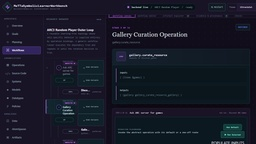
#> input picture artifacts/arc3_outer_loop_gallery_resource.jpg, 256 x 144 px, shrunk from 1280 x 720 before the run
$ python pixels_to_regions.py ../../../../artifacts/arc3_outer_loop_gallery_resource.jpg
#> lines starting #> are read from the running program, lines starting #| are printed output that depends on the picture; after the words box and inside, x2 and y2 are one past the last pixel; in counts of white or black regions, pixels touching at a corner belong together
"""pixels_to_regions.py — bbox-FREE perception for any image (ARC, cartoon, CGI).

No bounding boxes anywhere. We quantize colors, label every connected region,
then derive PURELY TOPOLOGICAL facts from the pixels:

  region(Id, Color, Area, centroid(CX,CY)).
  adjacent(A, B).        % some pixel of A is 4-adjacent to some pixel of B
  encloses(Outer, Inner).% Inner's only neighbour is Outer and it never touches
                         % the image edge -> Outer completely surrounds Inner
  border(Id).            % region has a pixel on the image edge
  img_size(W, H).

Prolog then reasons over adjacency + enclosure — never a box. Optionally also
emit the quantized cell/3 grid (--grid) for full pixel fidelity.

Usage:
    python pixels_to_regions.py IMG.png --colors 14 --smooth 3 --minfrac 0.0008 --prolog out.pl
"""
from __future__ import annotations

import argparse
import sys
from collections import defaultdict
from pathlib import Path

import numpy as np
from PIL import Image, ImageFilter
from scipy import ndimage

STRUCT4 = np.array([[0, 1, 0], [1, 1, 1], [0, 1, 0]])


def quantize(img: Image.Image, n_colors: int, smooth: int):
    rgb = img.convert("RGB")
    if smooth > 0:
        rgb = rgb.filter(ImageFilter.MedianFilter(size=smooth))
    q = rgb.quantize(colors=n_colors, method=Image.MEDIANCUT)
    idx = np.array(q)
    pal = q.getpalette()[: n_colors * 3]
    colors = [(pal[i], pal[i + 1], pal[i + 2]) for i in range(0, len(pal), 3)]
    return idx, colors


def label_map(idx: np.ndarray, colors):
    """Assign every pixel a globally-unique region label; collect per-region
    color / area / centroid / border-touch (no bbox)."""
    h, w = idx.shape
    labels = np.zeros((h, w), dtype=np.int32)
    info: dict[int, dict] = {}
    nxt = 1
    for ci in np.unique(idx):
        lab, n = ndimage.label(idx == ci, structure=STRUCT4)
        for comp in range(1, n + 1):
            sel = lab == comp
            gid = nxt
            nxt += 1
            labels[sel] = gid
            ys, xs = np.where(sel)
            r, g, b = colors[ci]
            info[gid] = {
                "color": f"#{r:02x}{g:02x}{b:02x}",
                "area": int(xs.size),
                "cx": int(round(xs.mean())),
                "cy": int(round(ys.mean())),
                "border": bool(xs.min() == 0 or ys.min() == 0 or xs.max() == w - 1 or ys.max() == h - 1),
            }
    return labels, info


def adjacency(labels: np.ndarray):
    pairs = set()
    for A, B in ((labels[:, :-1], labels[:, 1:]), (labels[:-1, :], labels[1:, :])):
        d = A != B
        if not d.any():
            continue
        u = np.stack([A[d], B[d]], axis=1)
        u.sort(axis=1)
        for a, b in np.unique(u, axis=0):
            pairs.add((int(a), int(b)))
    return pairs


# [51 lines left out: functions enclosures, to_prolog, grid_to_prolog, not called in this run]


def main(argv: list[str]) -> int:
    ap = argparse.ArgumentParser()
    ap.add_argument("image")
    ap.add_argument("--colors", type=int, default=14)
    ap.add_argument("--minfrac", type=float, default=0.0008)
    ap.add_argument("--smooth", type=int, default=0)
    ap.add_argument("--prolog")
    ap.add_argument("--grid")
    ap.add_argument("--cell", type=int, default=1)
    args = ap.parse_args(argv)

    img = Image.open(args.image)
#> img is the input picture: PIL image 256x144 RGB; mean R, G, B 23.2, 25.7, 39.3
    w, h = img.size
#> w = 256; h = 144
    idx, colors = quantize(img, args.colors, args.smooth)
#> in quantize, `idx = np.array(q)`:
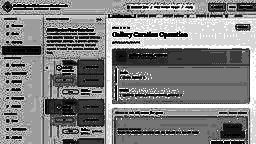
#> idx: shape (144, 256); min 0, max 13, mean 6.56; drawn with min black and max white
#> in quantize, `pal = q.getpalette()[: n_colors * 3]`: pal = 42 values, max 90 at index 2, min 10 at index 40, mean 29.57
#> in quantize, `colors = [(pal[i], pal[i + 1], pal[i + 2]) for i in range(0, len(pal),..`: colors = [(69, 76, 90), (30, 36, 53), (24, 29, 43), (14, 28, 37), (26, 23, 40), (14, 24, 33), (11, 23, 30), (26, 21, 39), (24, 20, 37), (23, 20, 37), (23, 18, 36), (18, 15, 29), (11, 17, 27), (14, 10, 24)]
    labels, info = label_map(idx, colors)
#> the loop in label_map, `for ci in np.unique(idx):` made 14 passes
#> n on passes 1 to 12: 227, 621, 661, 432, 796, 398, 223, 954, 762, 572, 1291, 567
#> pass 1, in label_map, `lab, n = ndimage.label(idx == ci, structure=STRUCT4)`:
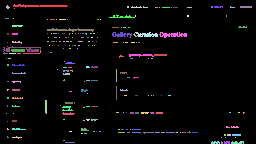
#> lab: shape (144, 256) int32; 228 distinct labels, from 0 to 227; one colour per label, 0 black
#> pass 3, in label_map, `lab, n = ndimage.label(idx == ci, structure=STRUCT4)`:
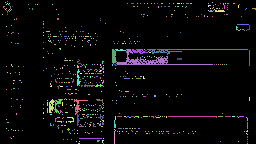
#> lab: shape (144, 256) int32; 662 distinct labels, from 0 to 661; one colour per label, 0 black
#> after the loop in label_map, `for ci in np.unique(idx):`:
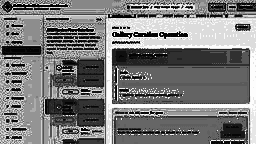
#> labels: shape (144, 256) int32; min 1, max 8159, mean 3931.5; drawn with min black and max white
#> after the loop in label_map, `for ci in np.unique(idx):`:
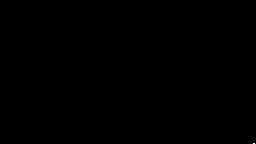
#> sel: shape (144, 256) bool; 0.01% white in thin lines or dots, all inside (x1, y1, x2, y2) = (253, 143, 255, 144)
#> after the loop in label_map, `for ci in np.unique(idx):`: info = 8159 items; nxt = 8160
#> info = 8159 items
    min_area = max(12, int(args.minfrac * w * h))
#> min_area = 29
    big = {gid for gid, i in info.items() if i["area"] >= min_area}
#> big = 100 items
    pairs = adjacency(labels)
#> the loop in adjacency, `for A, B in ((labels[:, :-1], labels[:, 1:]), (labels[:-1, :], labels[..` made 2 passes
#> pass 1, in adjacency, `d = A != B`:
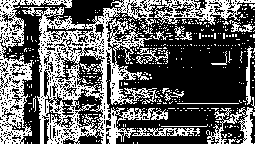
#> d: shape (144, 255) bool; 38.5% white in thin lines or dots
#> pass 2, in adjacency, `d = A != B`:
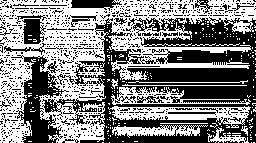
#> d: shape (143, 256) bool; 50.1% white; 905 black regions (877 under 20 px), largest, box (x1, y1, x2, y2) and area: (42, 17, 256, 143) 11997, (11, 55, 69, 143) 1946, (16, 15, 47, 44) 495
#> after the loop in adjacency, `for A, B in ((labels[:, :-1], labels[:, 1:]), (labels[:-1, :], labels[..`: pairs = 18758 items
#> pairs = 18758 items
    print(f"{args.image}: {w}x{h}px, {args.colors} colors (smooth={args.smooth}), "
          f"min_area={min_area}px -> {len(big)} regions, {sum(1 for a,b in pairs if a in big and b in big)} adjacencies")
#| ../../../../artifacts/arc3_outer_loop_gallery_resource.jpg: 256x144px, 14 colors (smooth=0), min_area=29px -> 100 regions, 87 adjacencies
    if args.prolog:
        Path(args.prolog).write_text(to_prolog(info, pairs, big, w, h), encoding="utf-8")
        print("wrote", args.prolog)
    if args.grid:
        Path(args.grid).write_text(grid_to_prolog(idx, colors, max(1, args.cell)), encoding="utf-8")
        gh, gw = h // max(1, args.cell), w // max(1, args.cell)
        print(f"wrote {args.grid}  ({gw}x{gh} = {gw*gh} cell/3 facts)")
    return 0


if __name__ == "__main__":
    raise SystemExit(main(sys.argv[1:]))
#> (the program exits here)

$ run again, on artifacts/arc3_gallery_before_chooser_verified.png
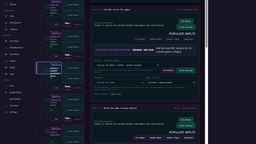
#> input picture artifacts/arc3_gallery_before_chooser_verified.png, 256 x 144 px, shrunk from 1280 x 720 before the run
#> in main, img is the input picture: PIL image 256x144 RGB; mean R, G, B 25, 28.5, 42.1
#> pal = 42 values, max 106 at index 2, min 9 at index 18, mean 31.79
#> in quantize, `colors = [(pal[i], pal[i + 1], pal[i + 2]) for i in range(0, len(pal),..`: colors = [(84, 96, 106), (30, 39, 52), (20, 30, 42), (22, 24, 39), (11, 24, 32), (11, 23, 31), (9, 23, 31), (26, 21, 39), (24, 21, 38), (24, 21, 37), (24, 20, 37), (24, 20, 36), (25, 19, 37), (17, 16, 30)]
#> the loop in label_map, `for ci in np.unique(idx):` made 14 passes
#> n on passes 1 to 8: 224, 490, 379, 175, 244, 113, 209, 395
#> after the loop in label_map, `for ci in np.unique(idx):`:
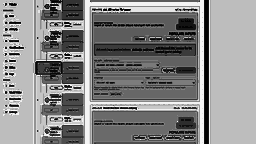
#> labels: shape (144, 256) int32; min 1, max 3523, mean 1863.1; drawn with min black and max white
#> after the loop in label_map, `for ci in np.unique(idx):`: info = 3523 items; nxt = 3524
#> in main, `labels, info = label_map(idx, colors)`: info = 3523 items
#> big = 106 items
#> the loop in adjacency, `for A, B in ((labels[:, :-1], labels[:, 1:]), (labels[:-1, :], labels[..` made 2 passes
#> pass 2, in adjacency, `d = A != B`:
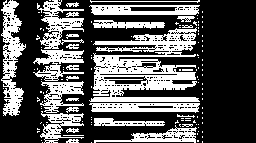
#> d: shape (143, 256) bool; 34.8% white; 129 white regions (101 under 20 px), largest, box (x1, y1, x2, y2) and area: (89, 27, 200, 102) 4256, (1, 0, 26, 116) 1447, (37, 0, 84, 49) 943
#> after the loop in adjacency, `for A, B in ((labels[:, :-1], labels[:, 1:]), (labels[:-1, :], labels[..`: pairs = 8464 items
#| ../../../../artifacts/arc3_gallery_before_chooser_verified.png: 256x144px, 14 colors (smooth=0), min_area=29px -> 106 regions, 123 adjacencies

$ run again, on artifacts/arc3_optional_probe_and_bypass_verified.png
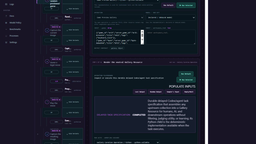
#> input picture artifacts/arc3_optional_probe_and_bypass_verified.png, 256 x 144 px, shrunk from 1280 x 720 before the run
#> in main, img is the input picture: PIL image 256x144 RGB; mean R, G, B 26.1, 29.5, 43.3
#> pal = 42 values, max 116 at index 2, min 9 at index 18, mean 33.21
#> in quantize, `colors = [(pal[i], pal[i + 1], pal[i + 2]) for i in range(0, len(pal),..`: colors = [(97, 106, 116), (30, 39, 52), (24, 30, 46), (16, 31, 40), (20, 25, 38), (11, 24, 32), (9, 23, 31), (26, 21, 39), (24, 21, 38), (24, 20, 38), (24, 20, 37), (24, 20, 36), (25, 18, 38), (15, 17, 30)]
#> the loop in label_map, `for ci in np.unique(idx):` made 14 passes
#> n on passes 1 to 8: 217, 476, 384, 315, 218, 223, 188, 311
#> after the loop in label_map, `for ci in np.unique(idx):`:
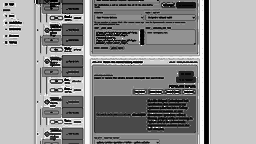
#> labels: shape (144, 256) int32; min 1, max 3332, mean 1912.3; drawn with min black and max white
#> after the loop in label_map, `for ci in np.unique(idx):`: info = 3332 items; nxt = 3333
#> in main, `labels, info = label_map(idx, colors)`: info = 3332 items
#> big = 96 items
#> the loop in adjacency, `for A, B in ((labels[:, :-1], labels[:, 1:]), (labels[:-1, :], labels[..` made 2 passes
#> pass 2, in adjacency, `d = A != B`:
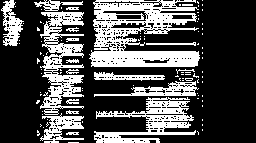
#> d: shape (143, 256) bool; 31.3% white; 101 white regions (82 under 20 px), largest, box (x1, y1, x2, y2) and area: (89, 0, 200, 67) 4245, (40, 11, 84, 115) 2221, (94, 97, 196, 143) 1932
#> after the loop in adjacency, `for A, B in ((labels[:, :-1], labels[:, 1:]), (labels[:-1, :], labels[..`: pairs = 8067 items
#| ../../../../artifacts/arc3_optional_probe_and_bypass_verified.png: 256x144px, 14 colors (smooth=0), min_area=29px -> 96 regions, 101 adjacencies
